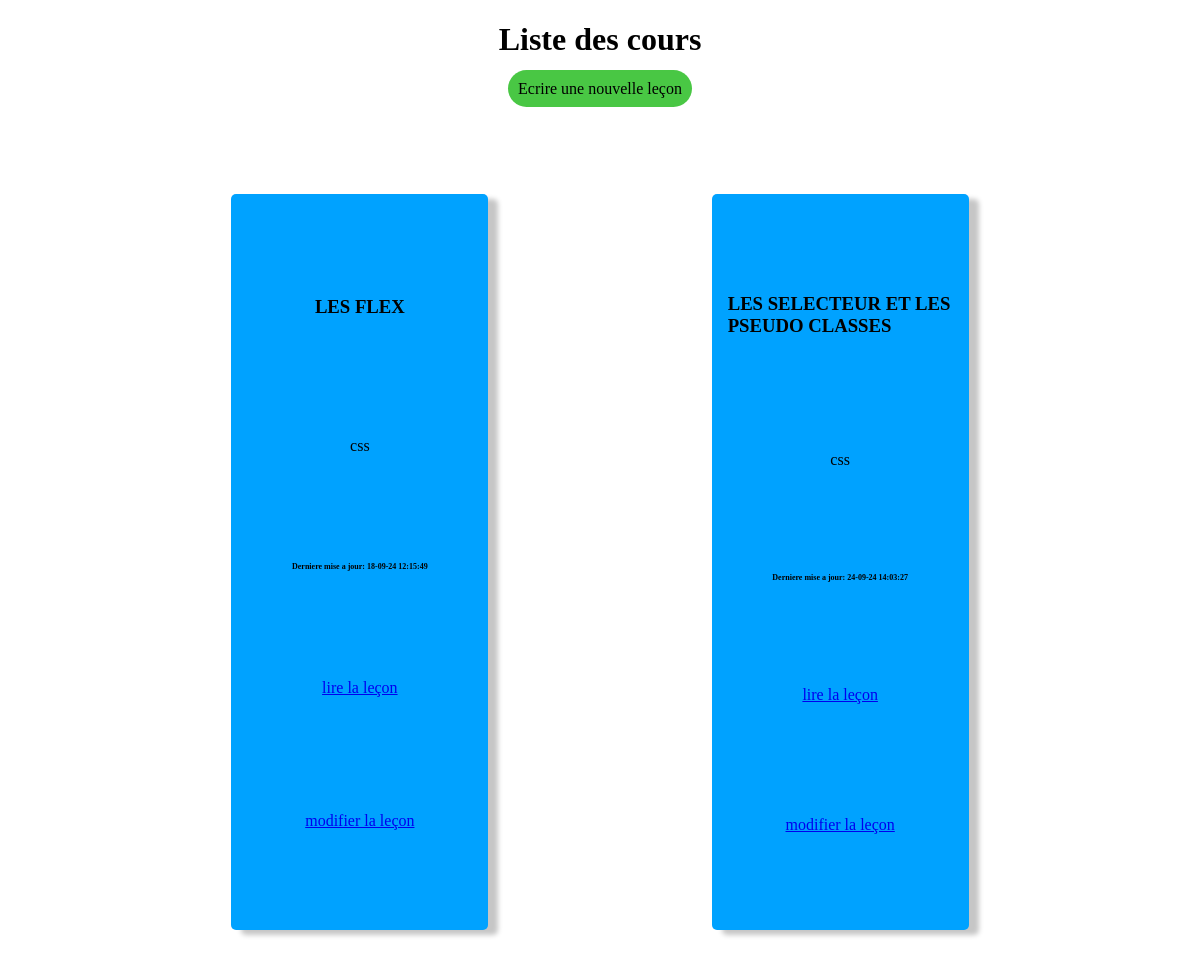
Before: / with the older database file.
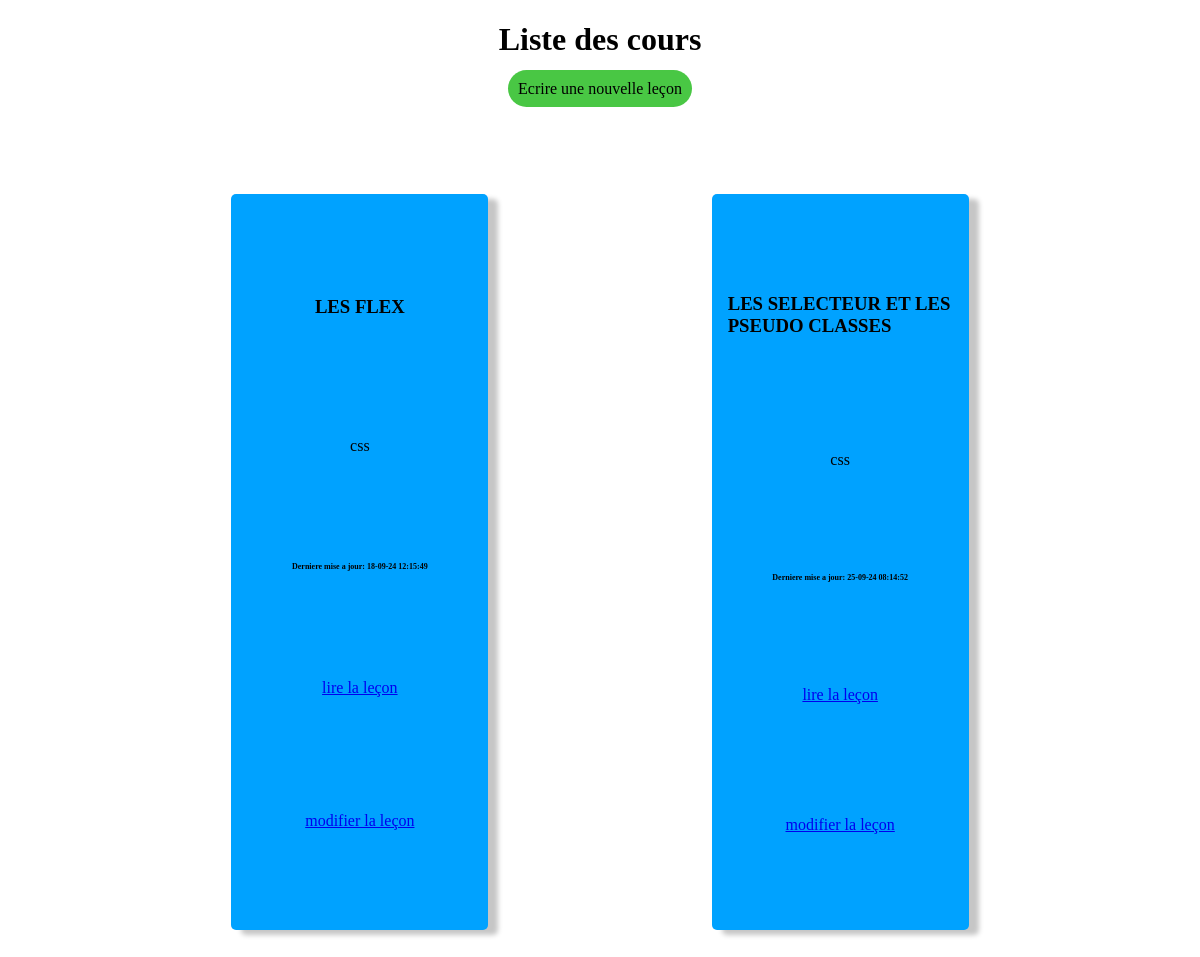
After: the same page with the newer database file.
### tables this page shows
CREATE TABLE "lesson" (
	"lesson_id"	INTEGER,
	"lesson_name"	TEXT,
	"lesson_category"	TEXT,
	"lesson_content"	TEXT,
	"lesson_modify_at"	TEXT,
	PRIMARY KEY("lesson_id" AUTOINCREMENT)
);

### index.php (the view, shortened to what this page needs)
<?php
    $pdo = new PDO('sqlite:'.dirname(__FILE__).'/data.sqlite');
    $pdo->setAttribute(PDO::ATTR_DEFAULT_FETCH_MODE, PDO::FETCH_ASSOC);
    $sql = "SELECT * FROM lesson ";
    $stmt = $pdo->query($sql);
    $lessons =$stmt->fetchAll();
?>
<!DOCTYPE html>
<html lang="fr">
<head>
    <link rel="stylesheet" href="css/style.css">
</head>
<body>
    <h1 class = "center">Liste des cours</h1>
    <div class="center">
    <a class="lien-bouton" href="new_lesson.php">Ecrire une nouvelle leçon</a>
    </div>
    <div class= "container">
      <?php
        foreach($lessons as $lesson ){
            $maj = mb_strtoupper($lesson['lesson_name']);
            echo
            "<div class= 'flex-test container-vertical'>
                 <h3 classe='center'>$maj</h3>
                 <p >$lesson[lesson_category]</p>
                 <p class='date'> Derniere mise a jour: $lesson[lesson_modify_at]</p>
                 <p ><a href='lesson_read.php?id=$lesson[lesson_id]'>lire la leçon</a></p>
                <p ><a href='lesson.php?id=$lesson[lesson_id]'>modifier la leçon</a></p>
        </div>";
        }
    ?>
    </div>
</body>
</html>

### css/style.css (style rules this page uses)
.lien-bouton { text-decoration: none; color: black; background-color: #49c744; padding: 10px; border-radius: 30px; }
.center { text-align: center; }
.container { margin-top: 4em; min-height: 100vh; width: 100%; display: flex; justify-content: space-evenly; flex-wrap: wrap; }
.flex-test { width: 19%; height: 150px; background-color: rgb(0, 162, 255); border-radius: 5px; box-shadow: 10px 5px 5px #c6c6c6; }
.date { text-align:left; font-size: 0.5em; font-weight: bold; }
.container-vertical { display: flex; flex-direction: column; justify-content:space-evenly ; align-items: center; height: auto; margin: 2em 0 ; padding: 0 1em; }

Changed rows visible on the page:
changed lesson "LES SELECTEUR ET LES PSEUDO CLASSES": lesson_modify_at "24-09-24 14:03:27" → "25-09-24 08:14:52"
